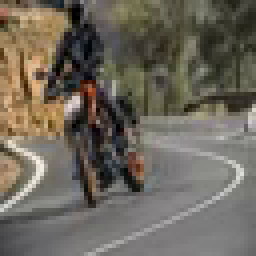
#> input picture data/frames1/05740.png, 64 x 64 px (shown 4 times larger); its folder holds 4 pictures in this run
$ python data_utils.py
#> lines starting #> are read from the running program, lines starting #| are printed output that depends on the picture
from PIL import Image
import numpy as np
import os
from sklearn.model_selection import train_test_split

class DataSet(object):
	def __init__(self, images):

		self._num_examples = len(images)
		self._images = images
		self._index_in_epoch = 0
		self._epochs_completed = 0

	def images(self):
		'''Returns images.'''
		return self._images

	def num_examples(self):
		'''Returns number of images.'''
		return self._num_examples

	def epochs_completed(self):
		'''Returns number of completed epochs.'''
		return self._epochs_completed

	def next_batch(self, batch_size):
		'''Return the next `batch_size` images from the data set.'''
		start = self._index_in_epoch
		self._index_in_epoch += batch_size

		if self._index_in_epoch > self._num_examples:
			self._epochs_completed += 1

			perm = np.arange(self._num_examples)
			np.random.shuffle(perm)
			self._images = self._images[perm]

			start = 0
			self._index_in_epoch = batch_size
			assert batch_size <= self._num_examples

		end = self._index_in_epoch

		return self._images[start:end]

def read_images(filenames):
	'''Reads images from file names'''
	images = []
	for file in filenames:
		img = Image.open(file).resize((224,224))
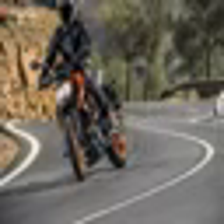
#> img: PIL image 224x224 RGB; mean R, G, B 109.4, 103, 92.3
		image = np.array(img, dtype = np.float32)
		image = np.multiply(image, 1.0 / 255.0)
		images.append(image)
#> pass 2 of the loop in read_images, `for file in filenames:`:
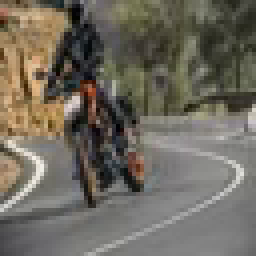
#> input picture data/frames1/05737.png, 64 x 64 px (shown 4 times larger)
#> in read_images, `img = Image.open(file).resize((224,224))`:
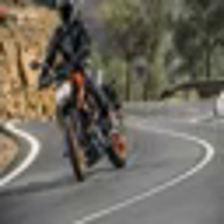
#> img: PIL image 224x224 RGB; mean R, G, B 110.9, 105.6, 94.5
#> pass 3 of the loop in read_images, `for file in filenames:`:
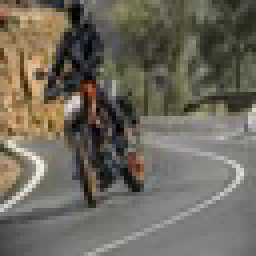
#> input picture data/frames1/05739.png, 64 x 64 px (shown 4 times larger)
#> in read_images, `img = Image.open(file).resize((224,224))`:
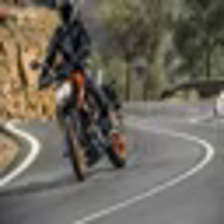
#> img: PIL image 224x224 RGB; mean R, G, B 109.8, 104.5, 93.3
#> the loop made 4 passes; the first 3 are shown

	return images

def read_dataset(path, test_size):
	'''Creates data set'''
	dirpath, dirnames, filenames = next(os.walk(path))
	images = read_images([os.path.join(dirpath, filename) for filename in filenames])
	images = np.array(images, dtype = np.float32)
	train_images, test_images = train_test_split(images, test_size = test_size)

	return DataSet(train_images), DataSet(test_images)

if __name__ == '__main__':
	train_ds, test_ds = read_dataset('data/frames1', 0.097)
	print ('Shape:', train_ds.images().shape)
#| Shape: (3, 224, 224, 3)
	print ('Shape:', test_ds.images().shape)
#| Shape: (1, 224, 224, 3)
	print ('Memory size:', (train_ds.images().nbytes + test_ds.images().nbytes) / (1024.0 * 1024.0), 'MB')
	print ('Batch shape:', train_ds.next_batch(1).shape)
#| Batch shape: (1, 224, 224, 3)
